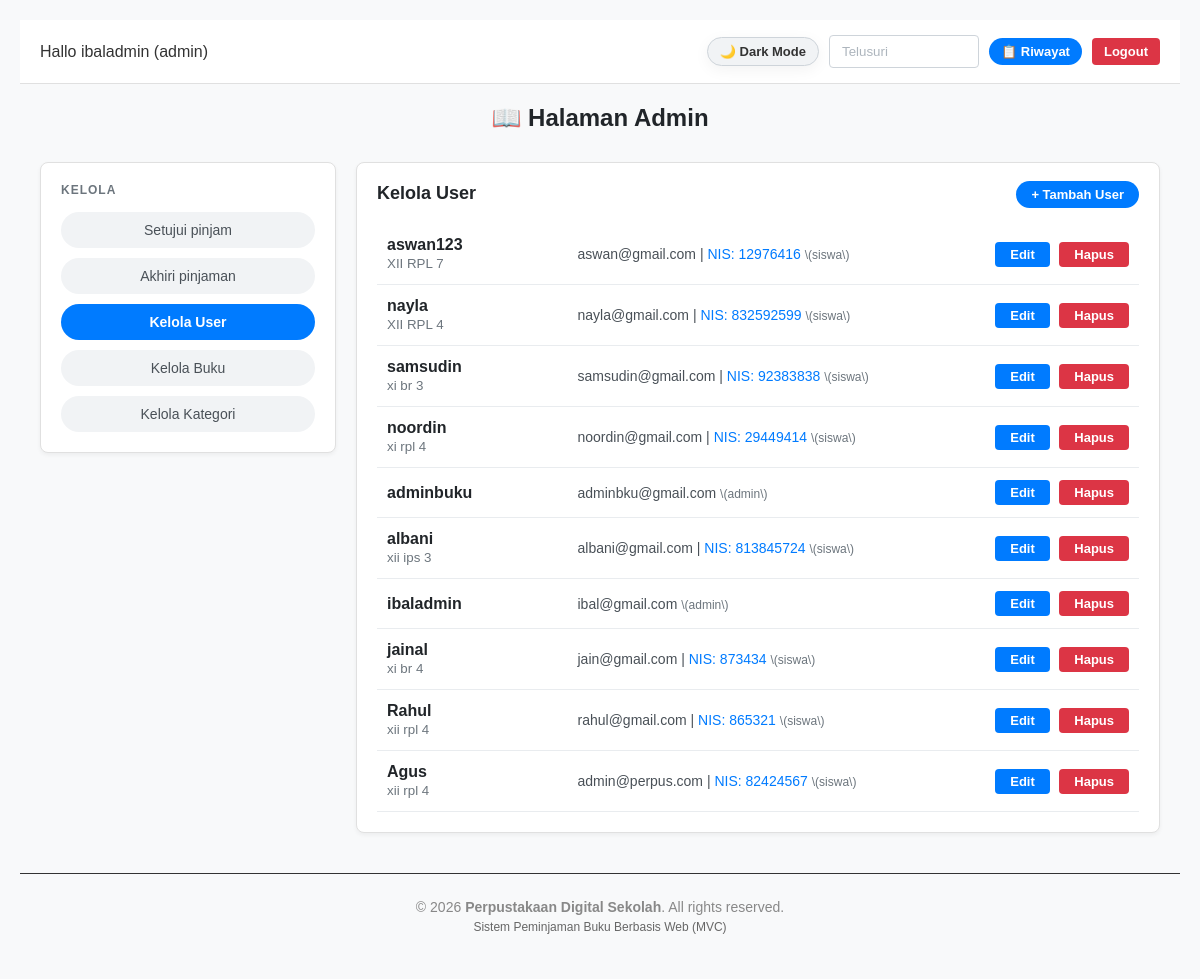
The page /index.php?page=admin&action=kelolaUser (signed in) on the database as committed earlier.
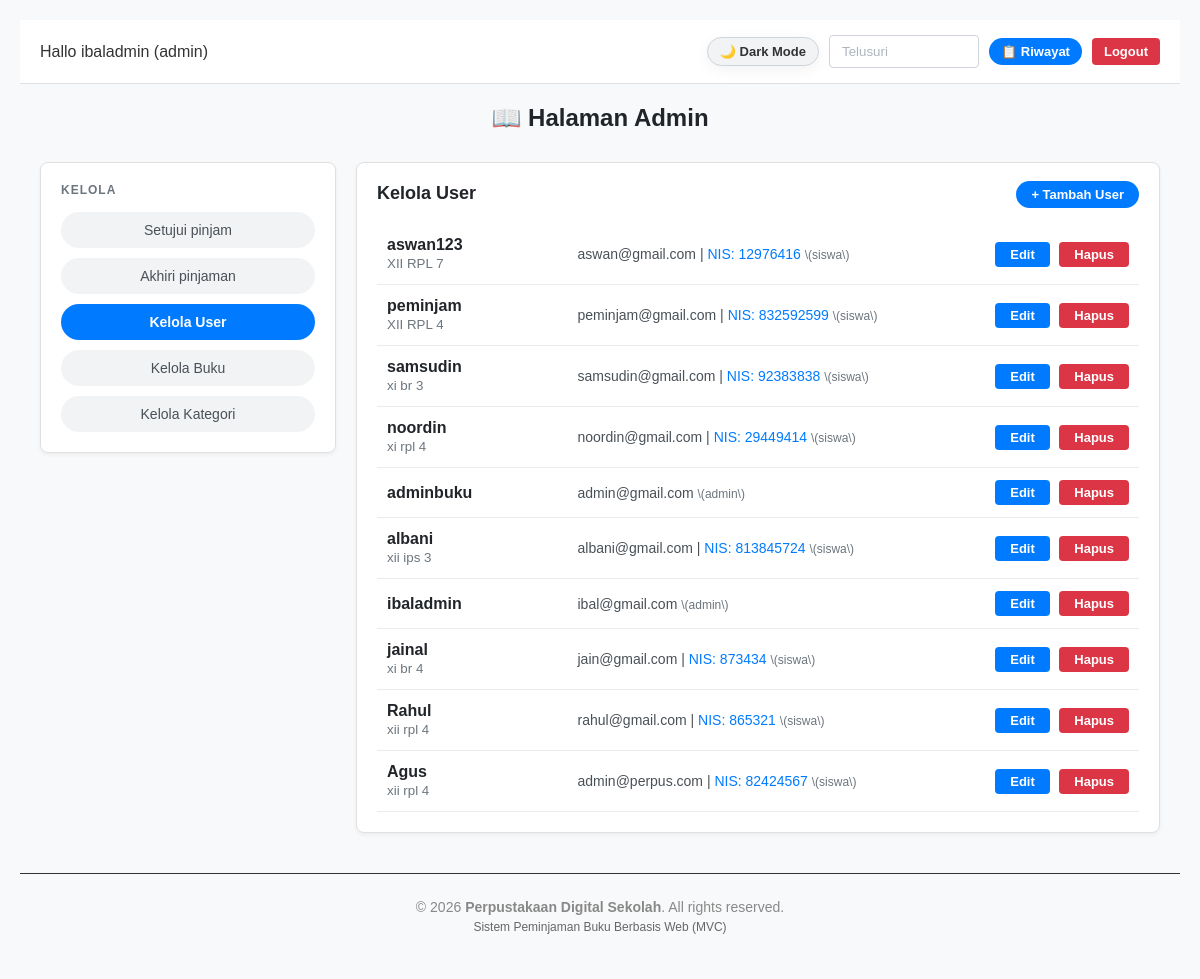
The same page on the database as committed later.
### tables this page shows
CREATE TABLE `user` (
  `id_user` int(11) NOT NULL,
  `nama` varchar(100) NOT NULL,
  `email` varchar(100) NOT NULL,
  `nis` varchar(20) DEFAULT NULL,
  `kelas` varchar(50) DEFAULT NULL,
  `password` varchar(255) NOT NULL,
  `role` enum('admin','siswa') NOT NULL DEFAULT 'siswa'
);

### controllers/AdminController.php (called while the page is built, shortened)
<?php
require_once 'models/UserModel.php';
class AdminController {
    private $userModel;
    public function __construct() {
        $database = new Database();
        $this->db = $database->getConnection();
        $this->userModel = new UserModel($this->db);
    }
    public function kelolaUser() {
        $userList = $this->userModel->getAllUsers();
        require_once 'views/admin/kelola_user.php';
    }
}

### config/Database.php (called while the page is built, shortened)
<?php
class Database {
    private $host = "localhost";
    private $user = "root";
    private $pass = "";
    private $dbname = "db_peminjamanbuku2";
    public function getConnection() {
        $this->conn = null;
        try {
            $this->conn = new PDO("mysql:host=" . $this->host . ";dbname=" . $this->dbname, $this->user, $this->pass);
            $this->conn->setAttribute(PDO::ATTR_ERRMODE, PDO::ERRMODE_EXCEPTION);
        } catch(PDOException $exception) {
            echo "Connection error: " . $exception->getMessage();
        }
        return $this->conn;
    }
}

### models/UserModel.php (called while the page is built, shortened)
<?php
class UserModel {
    private $conn;
    private $table = 'user';
    public function __construct($db) {
        $this->conn = $db;
    }
    public function getAllUsers() {
        $query = "SELECT id_user, nama, email, nis, kelas, role FROM " . $this->table . " ORDER BY id_user DESC";
        $stmt = $this->conn->prepare($query);
        $stmt->execute();
        return $stmt->fetchAll(PDO::FETCH_ASSOC);
    }
}

### views/admin/kelola_user.php (the view, shortened to what the changed rows need)
<?php include 'views/layout/header.php'; ?>
<h2 style="text-align:center; margin-bottom: 30px; color: var(--text-heading);">📖 Halaman Admin</h2>
<div style="display: flex; gap: 20px; align-items: flex-start; padding: 0 20px;">
    <div class="card" style="flex: 3; padding: 20px; box-sizing: border-box;">
        <div class="table-container">
            <table style="width: 100%; border-collapse: collapse;">
                <tbody>
                    <?php if (!empty($userList)): ?>
                        <?php foreach ($userList as $u): ?>
                        <tr style="border-bottom: 1px solid var(--table-border);">
                            <td style="padding: 12px 10px; font-weight: bold; width: 25%; color: var(--text-heading);">
                                <?= htmlspecialchars($u['nama']); ?>
                                <?php if (!empty($u['kelas'])): ?>
                                    <br><small style="color: var(--text-muted); font-weight: normal;"><?= htmlspecialchars($u['kelas']); ?></small>
                                <?php endif; ?>
                            </td>
                            <td style="padding: 12px 10px; color: var(--input-text); font-size: 14px;">
                                <?= htmlspecialchars($u['email']); ?>
                                <?php if (!empty($u['nis'])): ?>
                                    | <span style="color: #007bff; font-weight: 500;">NIS: <?= htmlspecialchars($u['nis']); ?></span>
                                <?php endif; ?>
                                <span style="font-size: 12px; color: var(--text-muted);">\(<?= htmlspecialchars($u['role']); ?>\)</span>
                            </td>
                            <td style="padding: 12px 10px; text-align: right;">
                                <button type="button" class="btn-action btn-edit" onclick='openEditModal(<?= json_encode($u); ?>)'>Edit</button>
                                <a href="index.php?page=admin&action=hapusUser&id=<?= $u['id_user']; ?>" class="btn-delete" onclick="return confirm('Yakin ingin menghapus user ini?');">Hapus</a>
                            </td>
                        </tr>
                        <?php endforeach; ?>
                    <?php else: ?>
                        <tr>
                            <td colspan="3" style="text-align: center; color: var(--text-muted); padding: 25px;">Belum ada data user.</td>
                        </tr>
                    <?php endif; ?>
                </tbody>
            </table>
        </div>
    </div>
</div>
<?php include 'views/layout/footer.php'; ?>

Rows that differ between the two databases and show on the page:
changed user "XII RPL 4": nama "nayla" → "peminjam"; email "nayla@gmail.com" → "peminjam@gmail.com"
changed user "adminbuku": email "adminbku@gmail.com" → "admin@gmail.com"
